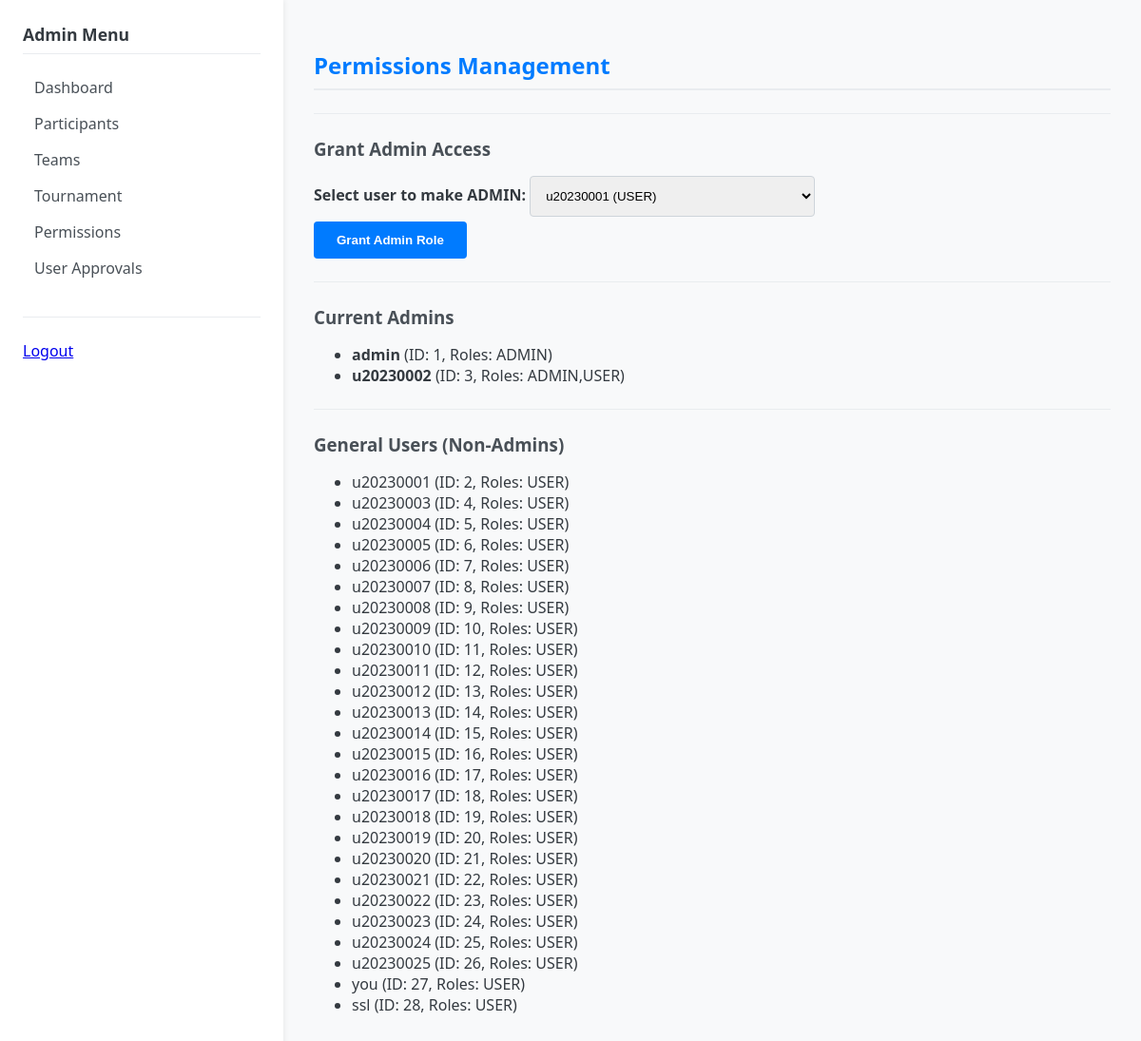
The app's page /admin/permissions (signed in), older data.
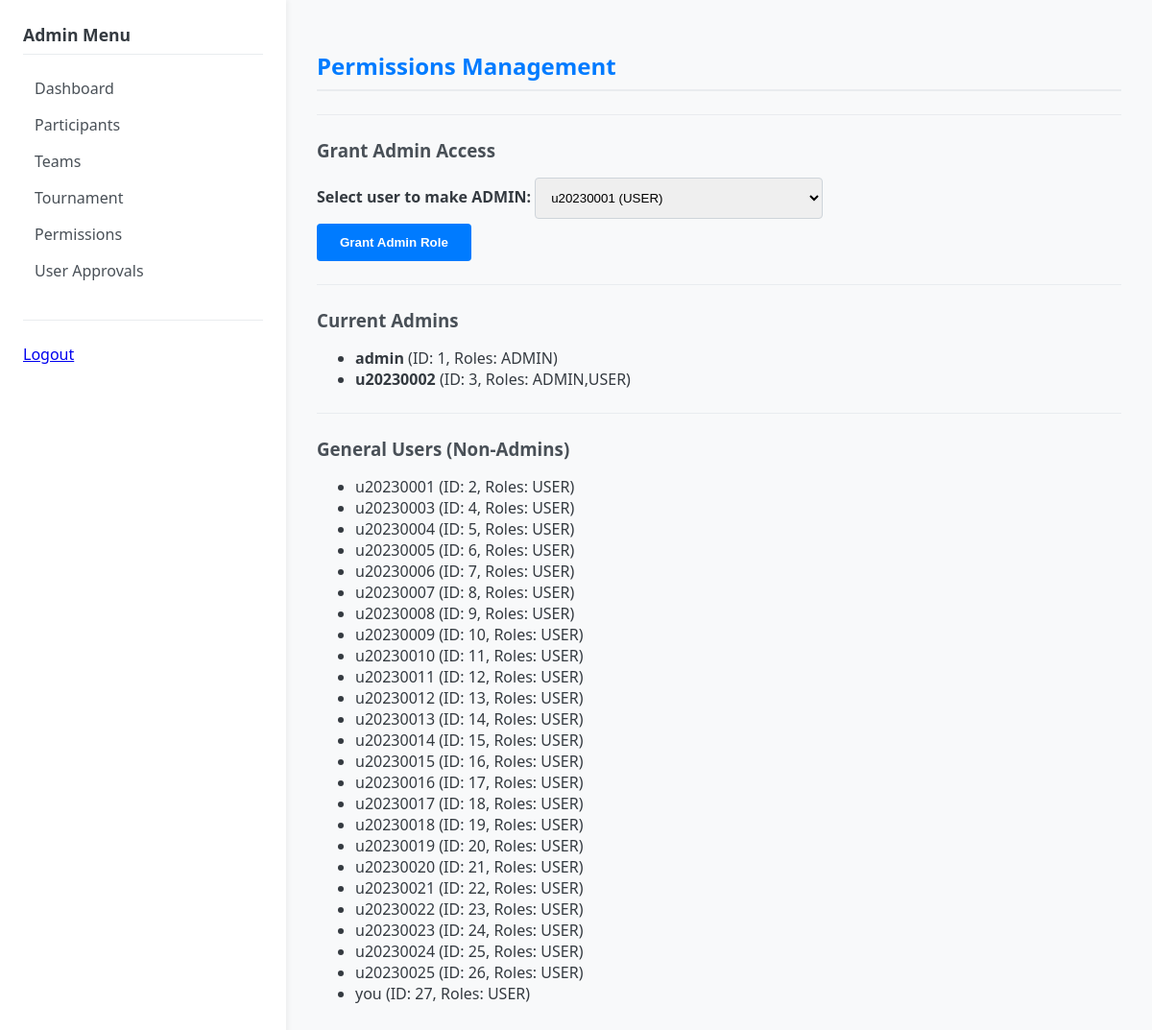
The same page, newer data.
### models.py (models this page shows)
class User(db.Model):
    __tablename__ = "users"
    id = db.Column(db.Integer, primary_key=True)
    username = db.Column(db.String(64), unique=True, nullable=False)
    password_hash = db.Column(db.String(128), nullable=False)
    role = db.Column(db.String(50), default="USER")  # USER, ADMIN
    approval_status = db.Column(db.String(16), default="PENDING") # PENDING, APPROVED, REJECTED
    student_id = db.Column(db.String(20))      # 학번
    real_name = db.Column(db.String(64))       # 이름
    summoner_riot_id = db.Column(db.String(64))  # "닉네임#태그" 형식 (예: Clyde00#KR1)
    puuid = db.Column(db.String(128))
    tier = db.Column(db.String(32))
    solo_tier = db.Column(db.String(32))  # 예: "PLATINUM IV"
    flex_tier = db.Column(db.String(32))  # 예: "GOLD III"
    actual_score = db.Column(db.Integer)  # 관리자 입력 실제 점수
    primary_role = db.Column(db.String(16))
    secondary_role1 = db.Column(db.String(16))
    secondary_role2 = db.Column(db.String(16))
    created_at = db.Column(db.DateTime, default=datetime.utcnow)
    participants = db.relationship("Participant", back_populates="user")

### app.py (the view, shortened to what this page needs)
@app.route("/admin/permissions", methods=["GET", "POST"])
@login_required(role="ADMIN")
def admin_permissions():
    users = User.query.all()
    return render_template("admin/permissions.html", users=users)

### app.py (called while the page is built)
def current_user():
    user_id = session.get("user_id")
    if not user_id:
        return None
    user = User.query.get(user_id)
    return user

def login_required(role=None):
    def decorator(fn):
        from functools import wraps
        @wraps(fn)
        def wrapper(*args, **kwargs):
            user = current_user()
            active_role = session.get("role")
            if not user or not active_role:
                return redirect(url_for("login_page"))
            if role and active_role != role:
                flash("Permission denied. You are logged in as " + active_role + ".")
                return redirect(url_for("login_page"))
            return fn(*args, **kwargs)
        return wrapper
    return decorator

@app.context_processor
def inject_helpers():
    return dict(
        calculate_estimated_score=calculate_estimated_score,
        get_user_score=get_user_score,
        get_member_weighted_score=get_member_weighted_score,
    )

### templates/admin/permissions.html
{% extends "base.html" %}
{% block content %}
<h2>Permissions Management</h2>
<hr>
<h3>Grant Admin Access</h3>
<form action="{{ url_for('admin_permissions') }}" method="post">
    <label>Select user to make ADMIN:
        <select name="user_id">
            {% for u in users %}
                {% set user_roles = u.role.split(',') | map('trim') | list %}
                {% if 'ADMIN' not in user_roles %}
                    <option value="{{ u.id }}">{{ u.username }} ({{ u.role }})</option>
                {% endif %}
            {% endfor %}
        </select>
    </label>
    <button type="submit">Grant Admin Role</button>
</form>
<hr>
<h3>Current Admins</h3>
<ul>
    {% for u in users %}
        {% set user_roles = u.role.split(',') | map('trim') | list %}
        {% if 'ADMIN' in user_roles %}
            <li><strong>{{ u.username }}</strong> (ID: {{ u.id }}, Roles: {{ u.role }})</li>
        {% endif %}
    {% endfor %}
</ul>
<hr>
<h3>General Users (Non-Admins)</h3>
<ul>
    {% for u in users %}
        {% set user_roles = u.role.split(',') | map('trim') | list %}
        {% if 'ADMIN' not in user_roles %}
            <li>{{ u.username }} (ID: {{ u.id }}, Roles: {{ u.role }})</li>
        {% endif %}
    {% endfor %}
</ul>
{% endblock %}

Row changes from the older to the newer data that the page shows:
removed User: username "ssl", id "28", role "USER", shown under "General Users (Non-Admins)"
